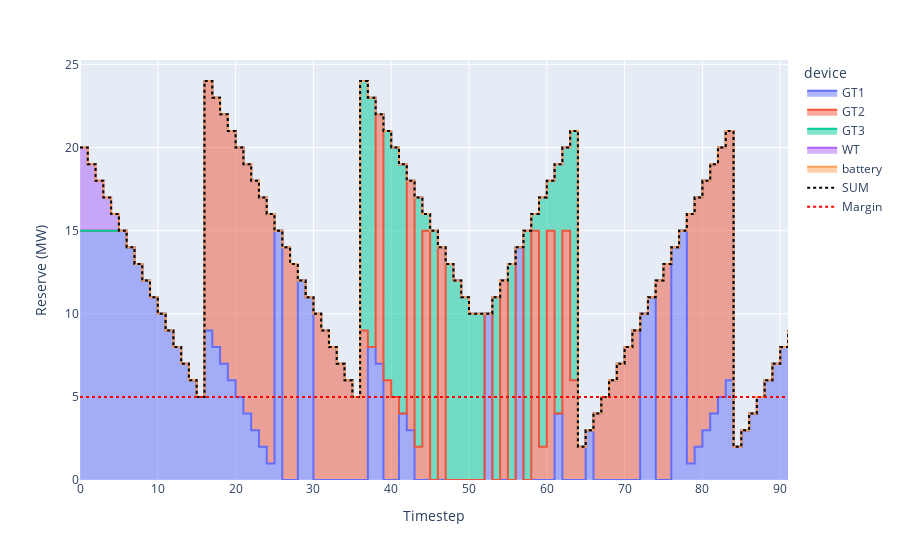

The cell this chart's notebook holds for it:
### Code cell
oogeso.plots.plotReserve(mc)

### Figure 1 — Plotly figure (JSON) as saved in the notebook; plotly's stock layout.template omitted (floating-point values rounded to 4 significant figures)
{"data": [{"hovertemplate": "device=GT1<br>time=%{x}<br>value=%{y}<extra></extra>", "legendgroup": "GT1", "line": {"color": "#636efa", "shape": "hv"}, "mode": "lines", "name": "GT1", "orientation": "v", "showlegend": true, "stackgroup": "1", "type": "scatter", "x": [0, 1, 2, 3, 4, 5, 6, 7, 8, 9, 10, 11, 12, 13, 14, 15, 16, 17, 18, 19, 20, 21, 22, 23, 24, 25, 26, 27, 28, 29, 30, 31, 32, 33, 34, 35, 36, 37, 38, 39, 40, 41, 42, 43, 44, 45, 46, 47, 48, 49, 50, 51, 52, 53, 54, 55, 56, 57, 58, 59, 60, 61, 62, 63, 64, 65, 66, 67, 68, 69, 70, 71, 72, 73, 74, 75, 76, 77, 78, 79, 80, 81, 82, 83, 84, 85, 86, 87, 88, 89, 90, 91], "xaxis": "x", "y": [15, 15, 15, 15, 15, 15, 14, 13, 12, 11, 10, 9, 8, 7, 6, 5, 9, 8, 7, 6, 5, 4, 3, 2, 1, 15, 0, 0, 12, 11, 0, 0, 0, 0, 0, 0, 0, 8, 7, 0, 0, 4, 3, 0, 0, 0, 0, 0, 0, 0, 0, 0, 10, 0, 0, 0, 14, 0, 0, 0, 0, 4, 0, 0, 0, 3, 0, 0, 0, 0, 0, 0, 10, 11, 0, 0, 14, 15, 1, 2, 3, 4, 5, 6, 2, 3, 4, 5, 6, 7, 8, 9], "yaxis": "y"}, {"hovertemplate": "device=GT2<br>time=%{x}<br>value=%{y}<extra></extra>", "legendgroup": "GT2", "line": {"color": "#EF553B", "shape": "hv"}, "mode": "lines", "name": "GT2", "orientation": "v", "showlegend": true, "stackgroup": "1", "type": "scatter", "x": [0, 1, 2, 3, 4, 5, 6, 7, 8, 9, 10, 11, 12, 13, 14, 15, 16, 17, 18, 19, 20, 21, 22, 23, 24, 25, 26, 27, 28, 29, 30, 31, 32, 33, 34, 35, 36, 37, 38, 39, 40, 41, 42, 43, 44, 45, 46, 47, 48, 49, 50, 51, 52, 53, 54, 55, 56, 57, 58, 59, 60, 61, 62, 63, 64, 65, 66, 67, 68, 69, 70, 71, 72, 73, 74, 75, 76, 77, 78, 79, 80, 81, 82, 83, 84, 85, 86, 87, 88, 89, 90, 91], "xaxis": "x", "y": [0, 0, 0, 0, 0, 0, 0, 0, 0, 0, 0, 0, 0, 0, 0, 0, 15, 15, 15, 15, 15, 15, 15, 15, 15, 0, 14, 13, 0, 0, 10, 9, 8, 7, 6, 5, 9, 0, 15, 6, 5, 0, 15, 2, 15, 0, 14, 0, 0, 0, 0, 0, 0, 0, 12, 0, 0, 0, 15, 2, 15, 0, 15, 6, 2, 0, 4, 5, 6, 7, 8, 9, 0, 0, 12, 13, 0, 0, 15, 15, 15, 15, 15, 15, 0, 0, 0, 0, 0, 0, 0, 0], "yaxis": "y"}, {"hovertemplate": "device=GT3<br>time=%{x}<br>value=%{y}<extra></extra>", "legendgroup": "GT3", "line": {"color": "#00cc96", "shape": "hv"}, "mode": "lines", "name": "GT3", "orientation": "v", "showlegend": true, "stackgroup": "1", "type": "scatter", "x": [0, 1, 2, 3, 4, 5, 6, 7, 8, 9, 10, 11, 12, 13, 14, 15, 16, 17, 18, 19, 20, 21, 22, 23, 24, 25, 26, 27, 28, 29, 30, 31, 32, 33, 34, 35, 36, 37, 38, 39, 40, 41, 42, 43, 44, 45, 46, 47, 48, 49, 50, 51, 52, 53, 54, 55, 56, 57, 58, 59, 60, 61, 62, 63, 64, 65, 66, 67, 68, 69, 70, 71, 72, 73, 74, 75, 76, 77, 78, 79, 80, 81, 82, 83, 84, 85, 86, 87, 88, 89, 90, 91], "xaxis": "x", "y": [0, 0, 0, 0, 0, 0, 0, 0, 0, 0, 0, 0, 0, 0, 0, 0, 0, 0, 0, 0, 0, 0, 0, 0, 0, 0, 0, 0, 0, 0, 0, 0, 0, 0, 0, 0, 15, 15, 0, 15, 15, 15, 0, 15, 1, 15, 0, 13, 12, 11, 10, 10, 0, 11, 0, 13, 0, 15, 1, 15, 3, 15, 5, 15, 0, 0, 0, 0, 0, 0, 0, 0, 0, 0, 0, 0, 0, 0, 0, 0, 0, 0, 0, 0, 0, 0, 0, 0, 0, 0, 0, 0], "yaxis": "y"}, {"hovertemplate": "device=WT<br>time=%{x}<br>value=%{y}<extra></extra>", "legendgroup": "WT", "line": {"color": "#ab63fa", "shape": "hv"}, "mode": "lines", "name": "WT", "orientation": "v", "showlegend": true, "stackgroup": "1", "type": "scatter", "x": [0, 1, 2, 3, 4, 5, 6, 7, 8, 9, 10, 11, 12, 13, 14, 15, 16, 17, 18, 19, 20, 21, 22, 23, 24, 25, 26, 27, 28, 29, 30, 31, 32, 33, 34, 35, 36, 37, 38, 39, 40, 41, 42, 43, 44, 45, 46, 47, 48, 49, 50, 51, 52, 53, 54, 55, 56, 57, 58, 59, 60, 61, 62, 63, 64, 65, 66, 67, 68, 69, 70, 71, 72, 73, 74, 75, 76, 77, 78, 79, 80, 81, 82, 83, 84, 85, 86, 87, 88, 89, 90, 91], "xaxis": "x", "y": [5, 4, 3, 2, 1, 0, 0, 0, 0, 0, 0, 0, 0, 0, 0, 0, 0, 0, 0, 0, 0, -3.553e-15, 3.553e-15, 0, 0, 0, 0, 0, 0, 0, 0, 0, 0, 0, 0, 0, 1.776e-15, 0, 0, 0, 0, 0, 0, 8.882e-16, 0, 0, 0, 0, 0, 0, 0, 0, 0, 0, 0, 0, 0, 0, 0, 8.882e-16, 0, 0, 0, 0, 0, 0, 1.776e-15, 0, 0, 0, 0, 0, 0, 0, 0, 0, 0, 0, 0, 0, 3.553e-15, -3.553e-15, 0, 0, 0, 0, 0, 0, 0, 0, 0, 0], "yaxis": "y"}, {"hovertemplate": "device=battery<br>time=%{x}<br>value=%{y}<extra></extra>", "legendgroup": "battery", "line": {"color": "#FFA15A", "shape": "hv"}, "mode": "lines", "name": "battery", "orientation": "v", "showlegend": true, "stackgroup": "1", "type": "scatter", "x": [0, 1, 2, 3, 4, 5, 6, 7, 8, 9, 10, 11, 12, 13, 14, 15, 16, 17, 18, 19, 20, 21, 22, 23, 24, 25, 26, 27, 28, 29, 30, 31, 32, 33, 34, 35, 36, 37, 38, 39, 40, 41, 42, 43, 44, 45, 46, 47, 48, 49, 50, 51, 52, 53, 54, 55, 56, 57, 58, 59, 60, 61, 62, 63, 64, 65, 66, 67, 68, 69, 70, 71, 72, 73, 74, 75, 76, 77, 78, 79, 80, 81, 82, 83, 84, 85, 86, 87, 88, 89, 90, 91], "xaxis": "x", "y": [0, 0, 0, 0, 0, 0, 0, 0, 0, 0, 0, 0, 0, 0, 0, 0, 0, 0, 0, 0, 0, 0, 0, 0, 0, 0, 0, 0, 0, 0, 0, 0, 0, 0, 0, 0, 0, 0, 0, 0, 0, 0, 0, 0, 0, 0, 0, 0, 0, 0, 0, 0, 0, 0, 0, 0, 0, 0, 0, 0, 0, 0, 0, 0, 0, 0, 0, 0, 0, 0, 0, 0, 0, 0, 0, 0, 0, 0, 0, 0, 0, 0, 0, 0, 0, 0, 0, 0, 0, 0, 0, 0], "yaxis": "y"}, {"line": {"color": "black", "dash": "dot", "shape": "hv"}, "name": "SUM", "type": "scatter", "x": [0, 1, 2, 3, 4, 5, 6, 7, 8, 9, 10, 11, 12, 13, 14, 15, 16, 17, 18, 19, 20, 21, 22, 23, 24, 25, 26, 27, 28, 29, 30, 31, 32, 33, 34, 35, 36, 37, 38, 39, 40, 41, 42, 43, 44, 45, 46, 47, 48, 49, 50, 51, 52, 53, 54, 55, 56, 57, 58, 59, 60, 61, 62, 63, 64, 65, 66, 67, 68, 69, 70, 71, 72, 73, 74, 75, 76, 77, 78, 79, 80, 81, 82, 83, 84, 85, 86, 87, 88, 89, 90, 91], "y": [20, 19, 18, 17, 16, 15, 14, 13, 12, 11, 10, 9, 8, 7, 6, 5, 24, 23, 22, 21, 20, 19.0, 18.0, 17, 16, 15, 14, 13, 12, 11, 10, 9, 8, 7, 6, 5, 24, 23, 22, 21, 20, 19, 18, 17, 16, 15, 14, 13, 12, 11, 10, 10, 10, 11, 12, 13, 14, 15, 16, 17, 18, 19, 20, 21, 2, 3, 4.0, 5, 6, 7, 8, 9, 10, 11, 12, 13, 14, 15, 16, 17, 18.0, 19.0, 20, 21, 2, 3, 4, 5, 6, 7, 8, 9]}, {"line": {"color": "red", "dash": "dot"}, "mode": "lines", "name": "Margin", "type": "scatter", "x": [0, 1, 2, 3, 4, 5, 6, 7, 8, 9, 10, 11, 12, 13, 14, 15, 16, 17, 18, 19, 20, 21, 22, 23, 24, 25, 26, 27, 28, 29, 30, 31, 32, 33, 34, 35, 36, 37, 38, 39, 40, 41, 42, 43, 44, 45, 46, 47, 48, 49, 50, 51, 52, 53, 54, 55, 56, 57, 58, 59, 60, 61, 62, 63, 64, 65, 66, 67, 68, 69, 70, 71, 72, 73, 74, 75, 76, 77, 78, 79, 80, 81, 82, 83, 84, 85, 86, 87, 88, 89, 90, 91], "y": [5, 5, 5, 5, 5, 5, 5, 5, 5, 5, 5, 5, 5, 5, 5, 5, 5, 5, 5, 5, 5, 5, 5, 5, 5, 5, 5, 5, 5, 5, 5, 5, 5, 5, 5, 5, 5, 5, 5, 5, 5, 5, 5, 5, 5, 5, 5, 5, 5, 5, 5, 5, 5, 5, 5, 5, 5, 5, 5, 5, 5, 5, 5, 5, 5, 5, 5, 5, 5, 5, 5, 5, 5, 5, 5, 5, 5, 5, 5, 5, 5, 5, 5, 5, 5, 5, 5, 5, 5, 5, 5, 5]}], "layout": {"legend": {"title": {"text": "device"}, "tracegroupgap": 0}, "margin": {"t": 60}, "xaxis": {"anchor": "y", "domain": [0, 1], "title": {"text": "Timestep"}}, "yaxis": {"anchor": "x", "domain": [0, 1], "title": {"text": "Reserve (MW)"}}}}
